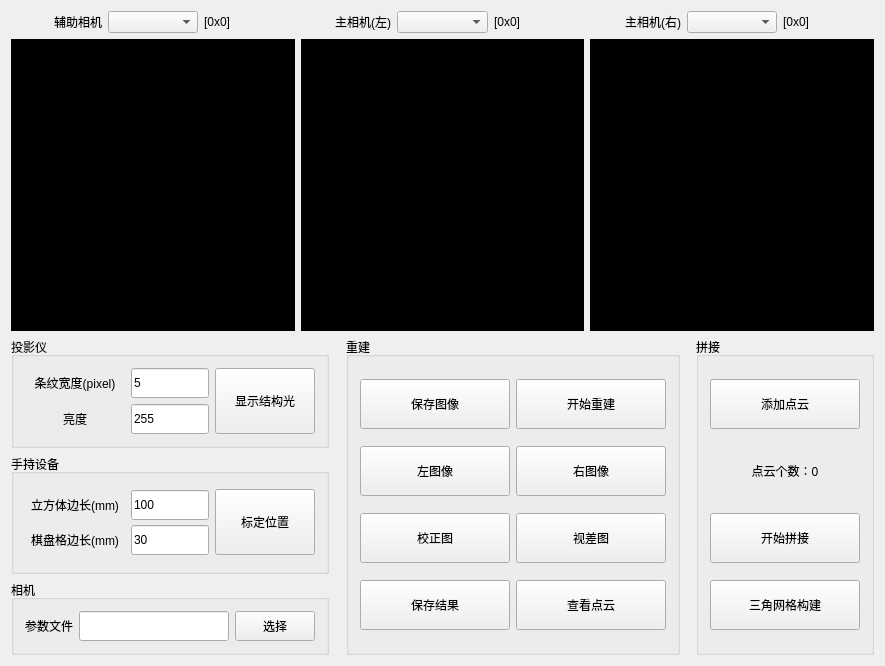
<?xml version="1.0" encoding="UTF-8"?>
<ui version="4.0">
 <class>MainWindow</class>
 <widget class="QMainWindow" name="MainWindow">
  <property name="geometry">
   <rect>
    <x>0</x>
    <y>0</y>
    <width>885</width>
    <height>666</height>
   </rect>
  </property>
  <property name="windowTitle">
   <string>Recon3dX</string>
  </property>
  <property name="windowIcon">
   <iconset resource="res.qrc">
    <normaloff>:/logo.png</normaloff>:/logo.png</iconset>
  </property>
  <widget class="QWidget" name="centralWidget">
   <layout class="QVBoxLayout" name="verticalLayout_3">
    <item>
     <widget class="QWidget" name="widget_4" native="true">
      <property name="minimumSize">
       <size>
        <width>0</width>
        <height>320</height>
       </size>
      </property>
      <layout class="QHBoxLayout" name="horizontalLayout_7">
       <property name="leftMargin">
        <number>0</number>
       </property>
       <property name="topMargin">
        <number>0</number>
       </property>
       <property name="rightMargin">
        <number>0</number>
       </property>
       <property name="bottomMargin">
        <number>0</number>
       </property>
       <item>
        <widget class="QWidget" name="widget" native="true">
         <property name="sizePolicy">
          <sizepolicy hsizetype="Minimum" vsizetype="Minimum">
           <horstretch>0</horstretch>
           <verstretch>0</verstretch>
          </sizepolicy>
         </property>
         <property name="styleSheet">
          <string notr="true"/>
         </property>
         <layout class="QVBoxLayout">
          <property name="leftMargin">
           <number>0</number>
          </property>
          <property name="topMargin">
           <number>0</number>
          </property>
          <property name="rightMargin">
           <number>0</number>
          </property>
          <property name="bottomMargin">
           <number>0</number>
          </property>
          <item>
           <layout class="QHBoxLayout" name="horizontalLayout_2">
            <item>
             <widget class="QLabel" name="label">
              <property name="text">
               <string>辅助相机</string>
              </property>
              <property name="alignment">
               <set>Qt::AlignRight|Qt::AlignTrailing|Qt::AlignVCenter</set>
              </property>
             </widget>
            </item>
            <item>
             <widget class="QComboBox" name="cb_cam_mark"/>
            </item>
            <item>
             <widget class="QLabel" name="lb_cam_mark">
              <property name="text">
               <string>[0x0]</string>
              </property>
             </widget>
            </item>
           </layout>
          </item>
          <item>
           <widget class="ImageLabel" name="lb_img_mark">
            <property name="sizePolicy">
             <sizepolicy hsizetype="Preferred" vsizetype="Expanding">
              <horstretch>0</horstretch>
              <verstretch>0</verstretch>
             </sizepolicy>
            </property>
            <property name="styleSheet">
             <string notr="true">background-color: rgb(0, 0, 0);</string>
            </property>
            <property name="text">
             <string/>
            </property>
           </widget>
          </item>
         </layout>
        </widget>
       </item>
       <item>
        <widget class="QWidget" name="widget_2" native="true">
         <property name="sizePolicy">
          <sizepolicy hsizetype="Minimum" vsizetype="Minimum">
           <horstretch>0</horstretch>
           <verstretch>0</verstretch>
          </sizepolicy>
         </property>
         <property name="styleSheet">
          <string notr="true"/>
         </property>
         <layout class="QVBoxLayout" name="_2">
          <property name="leftMargin">
           <number>0</number>
          </property>
          <property name="topMargin">
           <number>0</number>
          </property>
          <property name="rightMargin">
           <number>0</number>
          </property>
          <property name="bottomMargin">
           <number>0</number>
          </property>
          <item>
           <layout class="QHBoxLayout" name="horizontalLayout_3">
            <item>
             <widget class="QLabel" name="label_4">
              <property name="text">
               <string>主相机(左)</string>
              </property>
              <property name="alignment">
               <set>Qt::AlignRight|Qt::AlignTrailing|Qt::AlignVCenter</set>
              </property>
             </widget>
            </item>
            <item>
             <widget class="QComboBox" name="cb_cam_left"/>
            </item>
            <item>
             <widget class="QLabel" name="lb_cam_left">
              <property name="text">
               <string>[0x0]</string>
              </property>
             </widget>
            </item>
           </layout>
          </item>
          <item>
           <widget class="ImageLabel" name="lb_img_left">
            <property name="sizePolicy">
             <sizepolicy hsizetype="Preferred" vsizetype="Expanding">
              <horstretch>0</horstretch>
              <verstretch>0</verstretch>
             </sizepolicy>
            </property>
            <property name="styleSheet">
             <string notr="true">background-color: rgb(0, 0, 0);</string>
            </property>
            <property name="text">
             <string/>
            </property>
           </widget>
          </item>
         </layout>
        </widget>
       </item>
       <item>
        <widget class="QWidget" name="widget_3" native="true">
         <property name="sizePolicy">
          <sizepolicy hsizetype="Minimum" vsizetype="Minimum">
           <horstretch>0</horstretch>
           <verstretch>0</verstretch>
          </sizepolicy>
         </property>
         <property name="styleSheet">
          <string notr="true"/>
         </property>
         <layout class="QVBoxLayout" name="_3">
          <property name="leftMargin">
           <number>0</number>
          </property>
          <property name="topMargin">
           <number>0</number>
          </property>
          <property name="rightMargin">
           <number>0</number>
          </property>
          <property name="bottomMargin">
           <number>0</number>
          </property>
          <item>
           <layout class="QHBoxLayout" name="horizontalLayout_5">
            <item>
             <widget class="QLabel" name="label_7">
              <property name="text">
               <string>主相机(右)</string>
              </property>
              <property name="alignment">
               <set>Qt::AlignRight|Qt::AlignTrailing|Qt::AlignVCenter</set>
              </property>
             </widget>
            </item>
            <item>
             <widget class="QComboBox" name="cb_cam_right"/>
            </item>
            <item>
             <widget class="QLabel" name="lb_cam_right">
              <property name="text">
               <string>[0x0]</string>
              </property>
             </widget>
            </item>
           </layout>
          </item>
          <item>
           <widget class="ImageLabel" name="lb_img_right">
            <property name="sizePolicy">
             <sizepolicy hsizetype="Preferred" vsizetype="Expanding">
              <horstretch>0</horstretch>
              <verstretch>0</verstretch>
             </sizepolicy>
            </property>
            <property name="styleSheet">
             <string notr="true">background-color: rgb(0, 0, 0);</string>
            </property>
            <property name="text">
             <string/>
            </property>
           </widget>
          </item>
         </layout>
        </widget>
       </item>
      </layout>
     </widget>
    </item>
    <item>
     <layout class="QHBoxLayout" name="horizontalLayout_13">
      <item>
       <layout class="QVBoxLayout" name="verticalLayout">
        <item>
         <widget class="QGroupBox" name="groupBox">
          <property name="title">
           <string>投影仪</string>
          </property>
          <layout class="QHBoxLayout" name="horizontalLayout_9">
           <item>
            <layout class="QGridLayout" name="gridLayout">
             <item row="0" column="0">
              <widget class="QLabel" name="label_11">
               <property name="minimumSize">
                <size>
                 <width>100</width>
                 <height>30</height>
                </size>
               </property>
               <property name="text">
                <string>条纹宽度(pixel)</string>
               </property>
               <property name="alignment">
                <set>Qt::AlignCenter</set>
               </property>
              </widget>
             </item>
             <item row="1" column="0">
              <widget class="QLabel" name="label_12">
               <property name="minimumSize">
                <size>
                 <width>100</width>
                 <height>30</height>
                </size>
               </property>
               <property name="text">
                <string>亮度</string>
               </property>
               <property name="alignment">
                <set>Qt::AlignCenter</set>
               </property>
              </widget>
             </item>
             <item row="1" column="1">
              <widget class="QLineEdit" name="le_strip_brightness">
               <property name="minimumSize">
                <size>
                 <width>0</width>
                 <height>30</height>
                </size>
               </property>
               <property name="text">
                <string>255</string>
               </property>
              </widget>
             </item>
             <item row="0" column="1">
              <widget class="QLineEdit" name="le_strip_w">
               <property name="minimumSize">
                <size>
                 <width>0</width>
                 <height>30</height>
                </size>
               </property>
               <property name="text">
                <string>5</string>
               </property>
              </widget>
             </item>
            </layout>
           </item>
           <item>
            <widget class="QPushButton" name="btn_project">
             <property name="minimumSize">
              <size>
               <width>100</width>
               <height>66</height>
              </size>
             </property>
             <property name="maximumSize">
              <size>
               <width>100</width>
               <height>66</height>
              </size>
             </property>
             <property name="text">
              <string>显示结构光</string>
             </property>
            </widget>
           </item>
          </layout>
         </widget>
        </item>
        <item>
         <widget class="QGroupBox" name="groupBox_3">
          <property name="title">
           <string>手持设备</string>
          </property>
          <layout class="QHBoxLayout" name="horizontalLayout_11">
           <item>
            <layout class="QGridLayout" name="gridLayout_2">
             <property name="verticalSpacing">
              <number>0</number>
             </property>
             <item row="0" column="1">
              <widget class="QLineEdit" name="le_mark_w">
               <property name="minimumSize">
                <size>
                 <width>0</width>
                 <height>30</height>
                </size>
               </property>
               <property name="text">
                <string>100</string>
               </property>
              </widget>
             </item>
             <item row="0" column="0">
              <widget class="QLabel" name="label_14">
               <property name="minimumSize">
                <size>
                 <width>100</width>
                 <height>30</height>
                </size>
               </property>
               <property name="text">
                <string>立方体边长(mm)</string>
               </property>
               <property name="alignment">
                <set>Qt::AlignCenter</set>
               </property>
              </widget>
             </item>
             <item row="1" column="1">
              <widget class="QLineEdit" name="le_mark_ww">
               <property name="minimumSize">
                <size>
                 <width>0</width>
                 <height>30</height>
                </size>
               </property>
               <property name="text">
                <string>30</string>
               </property>
              </widget>
             </item>
             <item row="1" column="0">
              <widget class="QLabel" name="label_15">
               <property name="minimumSize">
                <size>
                 <width>100</width>
                 <height>30</height>
                </size>
               </property>
               <property name="text">
                <string>棋盘格边长(mm)</string>
               </property>
               <property name="alignment">
                <set>Qt::AlignCenter</set>
               </property>
              </widget>
             </item>
            </layout>
           </item>
           <item>
            <widget class="QPushButton" name="btn_mark">
             <property name="sizePolicy">
              <sizepolicy hsizetype="Minimum" vsizetype="Expanding">
               <horstretch>0</horstretch>
               <verstretch>0</verstretch>
              </sizepolicy>
             </property>
             <property name="minimumSize">
              <size>
               <width>100</width>
               <height>66</height>
              </size>
             </property>
             <property name="maximumSize">
              <size>
               <width>100</width>
               <height>66</height>
              </size>
             </property>
             <property name="text">
              <string>标定位置</string>
             </property>
            </widget>
           </item>
          </layout>
         </widget>
        </item>
        <item>
         <widget class="QGroupBox" name="groupBox_6">
          <property name="minimumSize">
           <size>
            <width>0</width>
            <height>60</height>
           </size>
          </property>
          <property name="title">
           <string>相机</string>
          </property>
          <layout class="QHBoxLayout" name="horizontalLayout_14">
           <item>
            <widget class="QLabel" name="label_19">
             <property name="text">
              <string>参数文件</string>
             </property>
            </widget>
           </item>
           <item>
            <widget class="QLineEdit" name="le_param_path">
             <property name="minimumSize">
              <size>
               <width>0</width>
               <height>30</height>
              </size>
             </property>
             <property name="readOnly">
              <bool>true</bool>
             </property>
            </widget>
           </item>
           <item>
            <widget class="QPushButton" name="btn_choose_param">
             <property name="minimumSize">
              <size>
               <width>0</width>
               <height>30</height>
              </size>
             </property>
             <property name="text">
              <string>选择</string>
             </property>
            </widget>
           </item>
          </layout>
         </widget>
        </item>
       </layout>
      </item>
      <item>
       <spacer name="horizontalSpacer">
        <property name="orientation">
         <enum>Qt::Horizontal</enum>
        </property>
        <property name="sizeHint" stdset="0">
         <size>
          <width>40</width>
          <height>20</height>
         </size>
        </property>
       </spacer>
      </item>
      <item>
       <widget class="QGroupBox" name="groupBox_2">
        <property name="styleSheet">
         <string notr="true"/>
        </property>
        <property name="title">
         <string>重建</string>
        </property>
        <layout class="QGridLayout" name="gridLayout_3">
         <item row="0" column="0">
          <widget class="QPushButton" name="btn_save_img">
           <property name="minimumSize">
            <size>
             <width>150</width>
             <height>50</height>
            </size>
           </property>
           <property name="maximumSize">
            <size>
             <width>150</width>
             <height>50</height>
            </size>
           </property>
           <property name="text">
            <string>保存图像</string>
           </property>
          </widget>
         </item>
         <item row="0" column="1">
          <widget class="QPushButton" name="btn_recon">
           <property name="minimumSize">
            <size>
             <width>150</width>
             <height>50</height>
            </size>
           </property>
           <property name="maximumSize">
            <size>
             <width>150</width>
             <height>50</height>
            </size>
           </property>
           <property name="text">
            <string>开始重建</string>
           </property>
          </widget>
         </item>
         <item row="1" column="0">
          <widget class="QPushButton" name="btn_show_left">
           <property name="minimumSize">
            <size>
             <width>150</width>
             <height>50</height>
            </size>
           </property>
           <property name="maximumSize">
            <size>
             <width>150</width>
             <height>50</height>
            </size>
           </property>
           <property name="text">
            <string>左图像</string>
           </property>
          </widget>
         </item>
         <item row="1" column="1">
          <widget class="QPushButton" name="btn_show_right">
           <property name="minimumSize">
            <size>
             <width>150</width>
             <height>50</height>
            </size>
           </property>
           <property name="maximumSize">
            <size>
             <width>150</width>
             <height>50</height>
            </size>
           </property>
           <property name="text">
            <string>右图像</string>
           </property>
          </widget>
         </item>
         <item row="2" column="0">
          <widget class="QPushButton" name="btn_show_rectify">
           <property name="minimumSize">
            <size>
             <width>150</width>
             <height>50</height>
            </size>
           </property>
           <property name="maximumSize">
            <size>
             <width>150</width>
             <height>50</height>
            </size>
           </property>
           <property name="text">
            <string>校正图</string>
           </property>
          </widget>
         </item>
         <item row="2" column="1">
          <widget class="QPushButton" name="btn_show_disparity">
           <property name="minimumSize">
            <size>
             <width>150</width>
             <height>50</height>
            </size>
           </property>
           <property name="maximumSize">
            <size>
             <width>150</width>
             <height>50</height>
            </size>
           </property>
           <property name="text">
            <string>视差图</string>
           </property>
          </widget>
         </item>
         <item row="3" column="0">
          <widget class="QPushButton" name="btn_save_res">
           <property name="minimumSize">
            <size>
             <width>150</width>
             <height>50</height>
            </size>
           </property>
           <property name="maximumSize">
            <size>
             <width>150</width>
             <height>50</height>
            </size>
           </property>
           <property name="text">
            <string>保存结果</string>
           </property>
          </widget>
         </item>
         <item row="3" column="1">
          <widget class="QPushButton" name="btn_show_pcl">
           <property name="minimumSize">
            <size>
             <width>150</width>
             <height>50</height>
            </size>
           </property>
           <property name="maximumSize">
            <size>
             <width>150</width>
             <height>50</height>
            </size>
           </property>
           <property name="text">
            <string>查看点云</string>
           </property>
          </widget>
         </item>
        </layout>
       </widget>
      </item>
      <item>
       <spacer name="horizontalSpacer_2">
        <property name="orientation">
         <enum>Qt::Horizontal</enum>
        </property>
        <property name="sizeHint" stdset="0">
         <size>
          <width>40</width>
          <height>20</height>
         </size>
        </property>
       </spacer>
      </item>
      <item>
       <widget class="QGroupBox" name="groupBox_4">
        <property name="title">
         <string>拼接</string>
        </property>
        <layout class="QVBoxLayout" name="verticalLayout_4">
         <item>
          <widget class="QPushButton" name="btn_add_pcl">
           <property name="minimumSize">
            <size>
             <width>150</width>
             <height>50</height>
            </size>
           </property>
           <property name="maximumSize">
            <size>
             <width>150</width>
             <height>50</height>
            </size>
           </property>
           <property name="text">
            <string>添加点云</string>
           </property>
          </widget>
         </item>
         <item>
          <widget class="QLabel" name="lb_pcl_cnt">
           <property name="minimumSize">
            <size>
             <width>150</width>
             <height>50</height>
            </size>
           </property>
           <property name="maximumSize">
            <size>
             <width>150</width>
             <height>50</height>
            </size>
           </property>
           <property name="text">
            <string>点云个数：0</string>
           </property>
           <property name="alignment">
            <set>Qt::AlignCenter</set>
           </property>
          </widget>
         </item>
         <item>
          <widget class="QPushButton" name="btn_join">
           <property name="minimumSize">
            <size>
             <width>150</width>
             <height>50</height>
            </size>
           </property>
           <property name="maximumSize">
            <size>
             <width>150</width>
             <height>50</height>
            </size>
           </property>
           <property name="text">
            <string>开始拼接</string>
           </property>
          </widget>
         </item>
         <item>
          <widget class="QPushButton" name="btn_grid">
           <property name="minimumSize">
            <size>
             <width>150</width>
             <height>50</height>
            </size>
           </property>
           <property name="maximumSize">
            <size>
             <width>150</width>
             <height>50</height>
            </size>
           </property>
           <property name="text">
            <string>三角网格构建</string>
           </property>
          </widget>
         </item>
        </layout>
       </widget>
      </item>
     </layout>
    </item>
   </layout>
  </widget>
 </widget>
 <layoutdefault spacing="6" margin="11"/>
 <customwidgets>
  <customwidget>
   <class>ImageLabel</class>
   <extends>QLabel</extends>
   <header>ImageLabel.hpp</header>
  </customwidget>
 </customwidgets>
 <resources>
  <include location="res.qrc"/>
 </resources>
 <connections/>
</ui>
